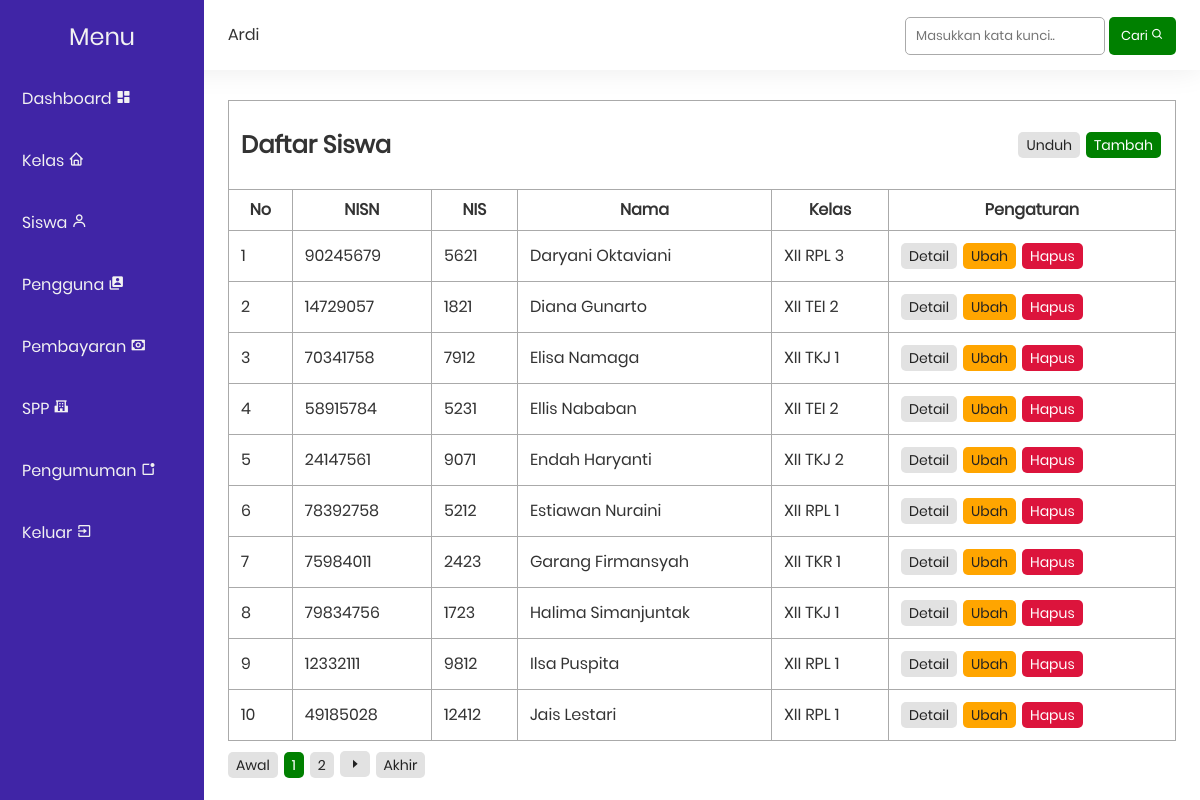
Page /pages/student/index.php (signed in) on the earlier database version.
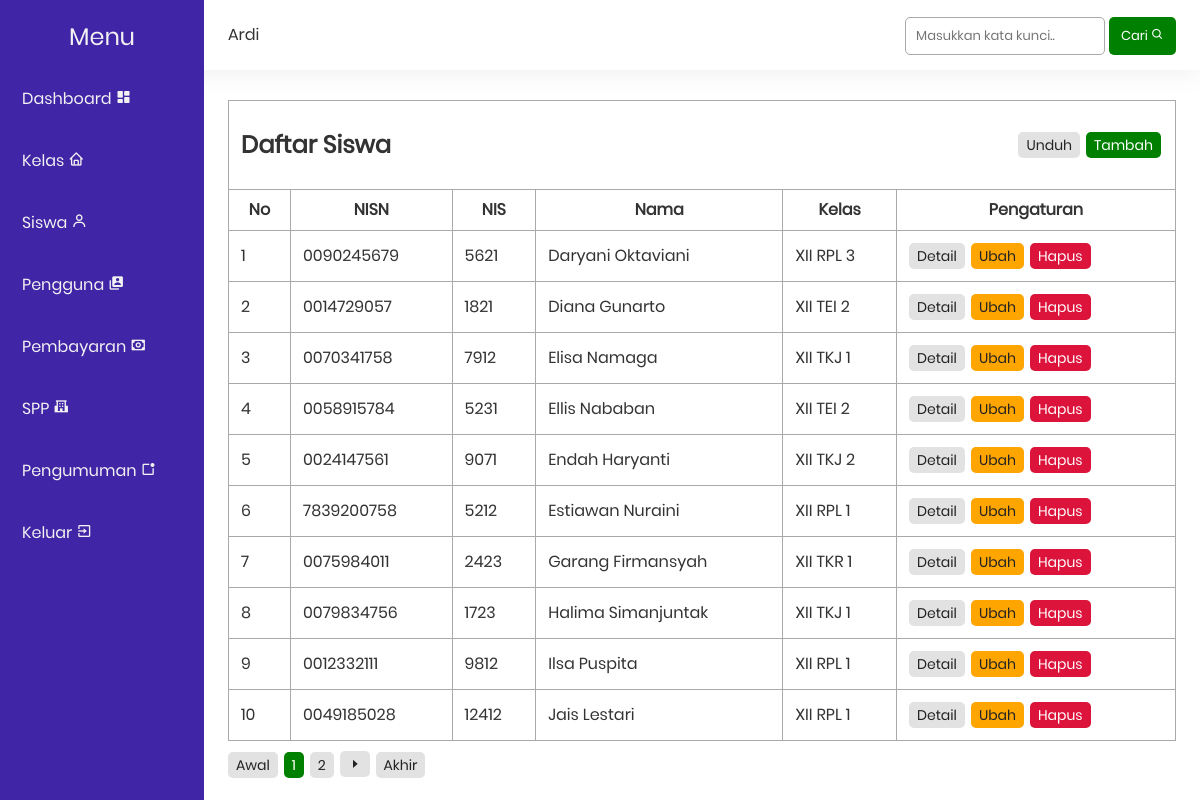
Same page on the later database version.
### tables this page shows
CREATE TABLE `siswa` (
  `nisn` varchar(10) NOT NULL,
  `nis` varchar(8) NOT NULL,
  `nama` varchar(35) NOT NULL,
  `id_kelas` int(11) NOT NULL,
  `alamat` text NOT NULL,
  `no_telepon` bigint(12) NOT NULL,
  `id_spp` int(11) NOT NULL
);

CREATE TABLE `kelas` (
  `id` int(11) NOT NULL,
  `kelas` varchar(10) NOT NULL,
  `kompetensi_keahlian` varchar(50) NOT NULL
);

### functions.php (called while the page is built, shortened)
<?php
$conn = mysqli_connect("localhost", "root", "", "spp");
$url = rtrim(dirname($_SERVER['PHP_SELF']), '/\\');
$folder = '/spp/';
function activeMenu($file)
{
    global $url, $folder;
    return $url == $folder . $file ? 'active' : '';
}
function dynamicTitle()
{
    $url = parse_url($_SERVER["REQUEST_URI"], PHP_URL_PATH);
    switch ($url) {
        default;
            return;
    }
}
function queryPagination($query)
{
    global $conn;
    $result = mysqli_query($conn, $query);
    return mysqli_num_rows($result);
}
function startNumber($activePage, $link)
{
    return 1;
}
function endNumber($activePage, $link, $totalPage)
{
    return $totalPage;
}
function numberData($limit, $curretPage)
{
    return 1 + ($limit * ($curretPage - 1));
}

### pages/student/index.php (the view, shortened to what this page needs)
<?php
include_once('../layout/navbar.php');
include_once('../layout/sidebar.php');
if (isset($_POST['search'])) {
    $keyword = $_POST['keyword'];
} else {
    $keyword = '';
}
$totalData = queryPagination("SELECT * FROM siswa
                            JOIN kelas ON siswa.id_kelas = kelas.id
                            WHERE nama LIKE '%$keyword%' OR
                                nisn LIKE '%$keyword%' OR
                                nis LIKE '%$keyword%' OR
                                alamat LIKE '%$keyword%'
                            ORDER BY nama ASC");
$limit = 10;
$totalPage = ceil($totalData / $limit);
$activePage = (isset($_GET['page'])) ? $_GET['page'] : 1;
$curretPage = $activePage ? $activePage : 1;
$startData = ($activePage * $limit) - $limit;
$link = 2;
$startNumber = startNumber($activePage, $link);
$endNumber = endNumber($activePage, $link, $totalPage);
$siswa = mysqli_query($conn, "SELECT * FROM siswa
                                JOIN kelas ON siswa.id_kelas = kelas.id
                                WHERE nama LIKE '%$keyword%' OR
                                    nisn LIKE '%$keyword%' OR
                                    nis LIKE '%$keyword%' OR
                                    alamat LIKE '%$keyword%'
                                ORDER BY nama ASC
                                LIMIT $startData, $limit");
$no = numberData($limit, $curretPage);
?>
<table class="table">
    <tr>
        <td colspan="10">
            <span id="action">
                <h2>Daftar Siswa</h2>
                <div>
                    <a href="pdf.php" class="badge grey">Unduh</a>
                    <a href="create.php" class="badge green">Tambah</a>
                </div>
            </span>
        </td>
    </tr>
    <tr>
        <th>No</th>
        <th>NISN</th>
        <th>NIS</th>
        <th>Nama</th>
        <th>Kelas</th>
        <th>Pengaturan</th>
    </tr>
    <?php foreach ($siswa as $s) : ?>
        <tr>
            <td><?= $no++; ?></td>
            <td><?= $s['nisn']; ?></td>
            <td><?= $s['nis']; ?></td>
            <td><?= $s['nama']; ?></td>
            <td><?= $s['kelas']; ?></td>
            <td>
                <a href="detail.php?n=<?= $s['nisn'] ?>" class="badge grey">Detail</a>
                <a href="update.php?n=<?= $s['nisn'] ?>" class="badge yellow">Ubah</a>
                <a href="delete.php?n=<?= $s['nisn'] ?>" class="badge red" onclick="return confirm('Apakah yakin menghapus data siswa <?= $s['nama'] ?>?')">Hapus</a>
            </td>
        </tr>
    <?php endforeach; ?>
</table>
<div class="pagination">
    <a href="?page=1" class="badge grey">Awal</a>
    <?php for ($i = $startNumber; $i <= $endNumber; $i++) : ?>
        <?php if ($i == $activePage) : ?>
            <a href="?page=<?= $i; ?>" class="badge green"><?= $i; ?></a>
        <?php else : ?>
            <a href="?page=<?= $i; ?>" class="badge grey"><?= $i; ?></a>
        <?php endif; ?>
    <?php endfor; ?>
    <?php if ($activePage < $totalPage) : ?>
        <a href="?page=<?= $activePage + 1; ?>"><i class='bx bx-caret-right badge grey'></i></a>
    <?php endif; ?>
    <a href="?page=<?= $totalPage; ?>" class="badge grey">Akhir</a>
</div>
<?php include_once('../layout/footer.php'); ?>

### pages/layout/navbar.php (shortened to what this page needs)
<?php
$mainUrl = parse_url($_SERVER['PHP_SELF'], PHP_URL_PATH);
function locationFile()
{
    global $mainUrl;
    switch ($mainUrl) {
        default:
            return '../../';
            break;
    }
}
require locationFile() . 'functions.php';
?>
<!DOCTYPE html>
<html lang="en">
<head>
    <link rel="stylesheet" href="<?= locationFile(); ?>style.css">
    <link href='https://unpkg.com/boxicons@2.0.7/css/boxicons.min.css' rel='stylesheet'>
</head>
<body>
    <nav id="navbar">
        <p id="name"><?= $_SESSION["name"] ?? "" ?></p>
        <div id="search">
            <form action="" method="POST">
                <input type="text" class="input-form search" name="keyword" autocomplete="off" placeholder="Masukkan kata kunci..">
                <button type="submit" name="search" class="button green"><span class="hide">Cari </span><i class='bx bx-search hide-icon'></i></button>
            </form>
        </div>
    </nav>
    <div id="content">

### pages/layout/sidebar.php (shortened to what this page needs)
<div id="sidebar">
    <p id="menu">Menu</p>
    <ul>
        <?php if (isset($_SESSION['admin'])) : ?>
            <li><a href="<?= locationFile(); ?>admin.php" class="<?= activeMainMenu('admin.php'); ?>"><span class="hide">Dashboard </span><i class='bx bxs-dashboard hide-icon'></i></a></li>
            <li><a href="<?= locationFile(); ?>pages/class" class="<?= activeMenu('pages/class'); ?>"><span class="hide">Kelas </span><i class='bx bx-home hide-icon'></i></a></li>
            <li><a href="<?= locationFile(); ?>pages/student" class="<?= activeMenu('pages/student'); ?>"><span class="hide">Siswa </span><i class='bx bx-user hide-icon'></i></a></li>
            <li><a href="<?= locationFile(); ?>pages/user" class="<?= activeMenu('pages/user'); ?>"><span class="hide">Pengguna </span><i class='bx bxs-user-account hide-icon'></i></a></li>
            <li><a href="<?= locationFile(); ?>pages/payment" class="<?= activeMenu('pages/payment'); ?>"><span class="hide">Pembayaran </span><i class='bx bx-money hide-icon'></i></a></li>
            <li><a href="<?= locationFile(); ?>pages/donation" class="<?= activeMenu('pages/donation'); ?>"><span class="hide">SPP </span><i class='bx bxs-school hide-icon'></i></a></li>
            <li><a href="<?= locationFile(); ?>pages/announcement" class="<?= activeMenu('pages/announcement'); ?>"><span class="hide">Pengumuman </span><i class='bx bx-notification hide-icon'></i></a></li>
        <?php endif; ?>
        <?php if (isset($_SESSION['payment'])) : ?>
            <li><a href="<?= locationFile(); ?>pages/auth/logout.php" class="<?= activeMenu('pages/auth/logout.php'); ?>"><span class="hide">Keluar </span><i class='bx bx-exit hide-icon'></i></a></li>
        <?php endif; ?>
    </ul>
</div>

### pages/layout/footer.php
</div>
</body>
</html>

### style.css (style rules this page uses)
html, body, div, span, applet, object, iframe, blockquote, pre, abbr, acronym, address, big, cite, code, del, dfn, em, img, ins, kbd, q, s, samp, small, strike, strong, sub, sup, tt, var, b, u, i, a, p, center, dl, dt, dd, ol, ul, li, fieldset, form, label, legend, table, caption, tbody, tfoot, thead, tr, td, article, aside, canvas, details, embed, figure, figcaption, footer, header, hgroup, menu, nav, output, ruby, section, summary, time, mark, audio, video { margin: 0; padding: 0; border: 0; font-size: 100%; font: inherit; vertical-align: baseline; font-family: "Poppins", Arial, Helvetica, sans-serif; }
article, aside, details, figcaption, figure, footer, header, hgroup, menu, nav, section { display: block; }
body { line-height: 1; }
html { scroll-behavior: smooth; }
ol, ul { list-style: none; }
a { text-decoration: none; }
h1, h2, h3, h4, h5, h6, p, td, th, a, label { color: #333; }
.table { border-collapse: collapse; border-spacing: 10px; width: 100%; }
.table td, .table th { border: 1px solid#aaa; padding: 12px; }
.pagination { margin-top: 10px; }
.input-form { border-radius: 5px; width: 100%; padding: 10px 12px; box-sizing: border-box; background-color: transparent; border: 1px solid #aaa; font-size: 14px; color: #333; font-family: "Poppins", Arial, Helvetica, sans-serif; }
.search { padding: 8px 10px; width: 200px; font-size: 13px; }
#search .button { font-size: 13px; padding: 9px 12px; }
.badge { padding: 6px 8px; display: inline-block; font-size: 14px; text-align: center; box-sizing: border-box; border-radius: 5px; margin-right: 2px; }
.yellow { color: #222; background-color: orange; }
.red { color: white; background-color: crimson; }
.green { color: white; background-color: green; }
.grey { color: #222; background-color: #e2e2e2; }
.button { padding: 8px 14px; border: 0; box-sizing: border-box; cursor: pointer; border-radius: 5px; font-family: "Poppins", Arial, Helvetica, sans-serif; }
#navbar { width: 100%; height: 70px; box-sizing: border-box; background-color: #fff; box-shadow: 0px 0px 30px rgba(0, 0, 0, 0.08); display: flex; justify-content: space-between; line-height: 70px; padding: 0px 2% 0px 19%; position: fixed; z-index: 1; }
#sidebar { background-color: #4025a6; width: 17%; height: 100%; position: fixed; left: 0; top: 0; z-index: 2; padding: 25px 10px; box-sizing: border-box; }
#sidebar #menu { font-size: 24px; margin-bottom: 24px; color: #f2f2f2; text-align: center; }
#sidebar ul li { margin-bottom: 12px; }
#sidebar ul li a { color: #f2f2f2; width: 100%; padding: 16px 12px; box-sizing: border-box; display: block; border-radius: 5px; }
#content { width: 100%; height: 100%; padding: 100px 2% 2% 19%; box-sizing: border-box; overflow: auto; }
#action { display: flex; width: 100%; align-items: center; align-content: center; justify-content: space-between; }

Differences in the rows shown:
removed siswa: nisn "90245679", nis "5621", nama "Daryani Oktaviani", id_kelas.kelas "XII RPL 3"
removed siswa: nisn "14729057", nis "1821", nama "Diana Gunarto", id_kelas.kelas "XII TEI 2"
removed siswa: nisn "70341758", nis "7912", nama "Elisa Namaga", id_kelas.kelas "XII TKJ 1"
removed siswa: nisn "58915784", nis "5231", nama "Ellis Nababan", id_kelas.kelas "XII TEI 2"
removed siswa: nisn "24147561", nis "9071", nama "Endah Haryanti", id_kelas.kelas "XII TKJ 2"
removed siswa: nisn "78392758", nis "5212", nama "Estiawan Nuraini", id_kelas.kelas "XII RPL 1"
removed siswa: nisn "75984011", nis "2423", nama "Garang Firmansyah", id_kelas.kelas "XII TKR 1"
removed siswa: nisn "79834756", nis "1723", nama "Halima Simanjuntak", id_kelas.kelas "XII TKJ 1"
removed siswa: nisn "12332111", nis "9812", nama "Ilsa Puspita", id_kelas.kelas "XII RPL 1"
removed siswa: nisn "49185028", nis "12412", nama "Jais Lestari", id_kelas.kelas "XII RPL 1"
added siswa: nisn "0090245679", nis "5621", nama "Daryani Oktaviani", id_kelas.kelas "XII RPL 3"
added siswa: nisn "0014729057", nis "1821", nama "Diana Gunarto", id_kelas.kelas "XII TEI 2"
added siswa: nisn "0070341758", nis "7912", nama "Elisa Namaga", id_kelas.kelas "XII TKJ 1"
added siswa: nisn "0058915784", nis "5231", nama "Ellis Nababan", id_kelas.kelas "XII TEI 2"
added siswa: nisn "0024147561", nis "9071", nama "Endah Haryanti", id_kelas.kelas "XII TKJ 2"
added siswa: nisn "7839200758", nis "5212", nama "Estiawan Nuraini", id_kelas.kelas "XII RPL 1"
added siswa: nisn "0075984011", nis "2423", nama "Garang Firmansyah", id_kelas.kelas "XII TKR 1"
added siswa: nisn "0079834756", nis "1723", nama "Halima Simanjuntak", id_kelas.kelas "XII TKJ 1"
added siswa: nisn "0012332111", nis "9812", nama "Ilsa Puspita", id_kelas.kelas "XII RPL 1"
added siswa: nisn "0049185028", nis "12412", nama "Jais Lestari", id_kelas.kelas "XII RPL 1"
